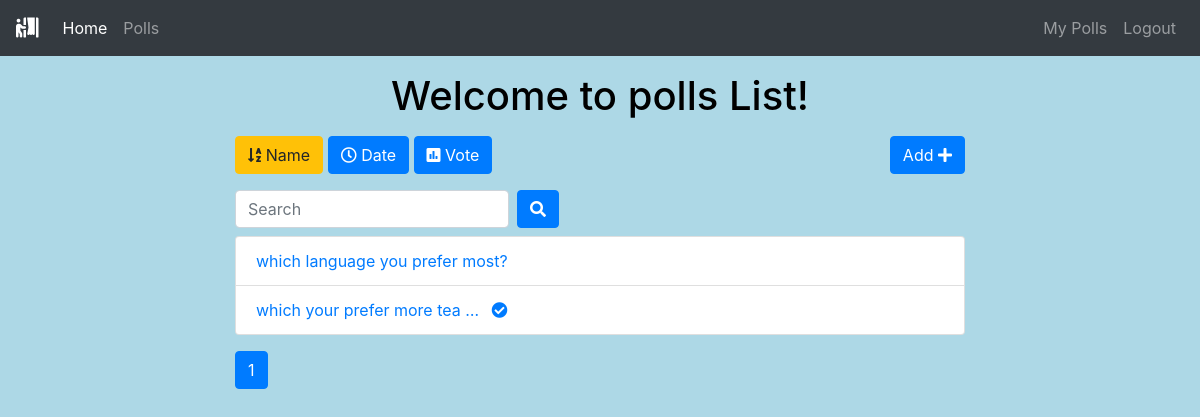
/polls/list/?name=True (signed in), run on the app's committed database.
### polls/models.py (models this page shows, shortened)
class Poll(models.Model):
    owner = models.ForeignKey(User, on_delete=models.CASCADE)
    text = models.TextField()
    pub_date = models.DateTimeField(default=timezone.now)
    active = models.BooleanField(default=True)

### polls/views.py (the view)
# urls.py: path('list/', views.polls_list, name='list'),
@login_required()
def polls_list(request):
    all_polls = Poll.objects.all()
    search_term = ''
    if 'name' in request.GET:
        all_polls = all_polls.order_by('text')
    if 'date' in request.GET:
        all_polls = all_polls.order_by('pub_date')
    if 'vote' in request.GET:
        all_polls = all_polls.annotate(Count('vote')).order_by('vote__count')
    if 'search' in request.GET:
        search_term = request.GET['search']
        all_polls = all_polls.filter(text__icontains=search_term)
    paginator = Paginator(all_polls, 6)  # Show 6 contacts per page
    page = request.GET.get('page')
    polls = paginator.get_page(page)
    get_dict_copy = request.GET.copy()
    params = get_dict_copy.pop('page', True) and get_dict_copy.urlencode()
    print(params)
    context = {
        'polls': polls,
        'params': params,
        'search_term': search_term,
    }
    return render(request, 'polls/polls_list.html', context)

### polls/templates/polls/polls_list.html (shortened to what this page needs)
{% extends 'base.html' %}
{% block content %}
<div class="container">
    <div class="row">
        <div class="col-md-8 offset-sm-2">
            <h1 id="welcome"class="text-center mt-3 mb-3">Welcome to polls List!</h1>
            <a class="btn btn-{% if 'name' in request.GET %}warning{% else %}primary{% endif %} mb-3" href="?name=True"
                role="button"><i class="fas fa-sort-alpha-down"></i>
                Name</a>
            <a class="btn btn-{% if 'date' in request.GET %}warning{% else %}primary{% endif %} mb-3" href="?date=True"
                role="button"><i class="far fa-clock"></i> Date</a>
            <a class="btn btn-{% if 'vote' in request.GET %}warning{% else %}primary{% endif %} mb-3" href="?vote=True"
                role="button"><i class="fas fa-poll"></i> Vote</a>
            <a class="btn btn-primary mb-3 float-right" href="{% url 'polls:add_poll' %}" role="button">Add <i class="fas fa-plus"></i></a>
            <form class="form-inline">
                <div class="form-group mr-sm-2 mb-2">
                    <input type="search" class="form-control" name="search" placeholder="Search" value={{ search_term }}>
                </div>
                <button type="submit" class="btn btn-primary mb-2"><i class="fas fa-search"></i></button>
            </form>
            <ul class="list-group">
                {% for poll in polls %}
                <li class="list-group-item"><a href="{% url 'polls:detail' poll.id %}">{{ poll.text|truncatewords:5 }}
                        {% if not poll.active%}
                        <i class="fas fa-check-circle ml-2"></i>
                        {% endif %}
                    </a>
                </li>
                {% endfor %}
            </ul>
            <nav class="mt-3">
                <ul class="pagination">
                    <li class="page-item active"><a class="page-link" href="">{{ polls.number }}</a></li>
                </ul>
            </nav>
        </div>
    </div>
</div>
{% endblock content %}

### templates/base.html (style rules this page uses)
body { background-color: lightblue; }
#welcome { color:Black; }

### data on the page
Poll: text "which language you prefer most?"
Poll: text "which your prefer more tea …", active False (drawn)

### other printed values
{{ polls.number }} "1"
